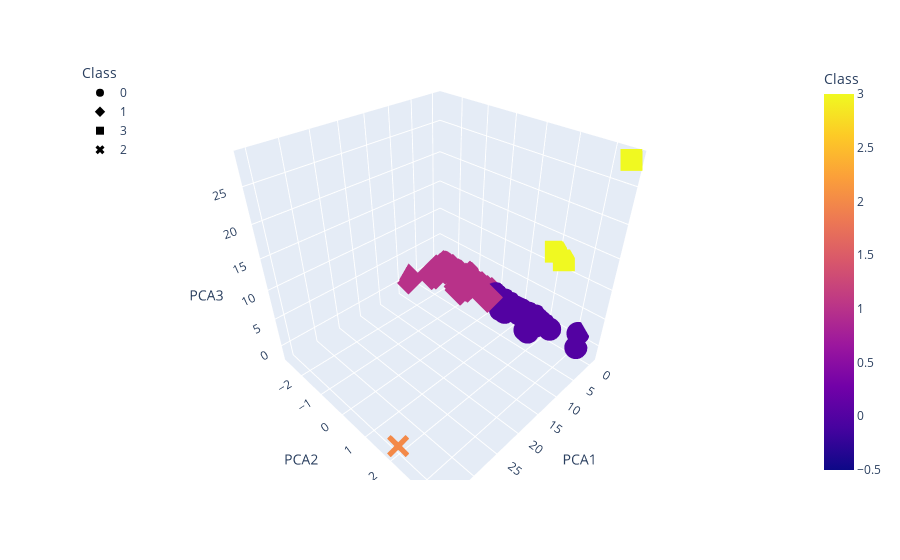

The notebook cell saved with this chart:
### Markdown cell above
### Visualizing Results

#### 3D-Scatter with Clusters

### Code cell
# Create a 3D-Scatter with the PCA data and the clusters
fig = px.scatter_3d(
    pcs_df,
    x="PCA1",
    y="PCA2",
    z="PCA3",
    color="Class",
    symbol="Class",
    width=800,
)
fig.update_layout(legend=dict(x=0, y=1))
fig.show()

### Figure 1 — Plotly figure (JSON) as saved in the notebook; plotly's stock layout.template omitted (floating-point values rounded to 4 significant figures; data arrays with more than 128 entries replaced by an {"elided": "..."} marker saying what was removed)
{"data": [{"hovertemplate": "Class=%{marker.color}<br>PCA1=%{x}<br>PCA2=%{y}<br>PCA3=%{z}<extra></extra>", "legendgroup": "0", "marker": {"color": {"elided": "315 int values"}, "coloraxis": "coloraxis", "symbol": "circle"}, "mode": "markers", "name": "0", "scene": "scene", "showlegend": true, "type": "scatter3d", "x": {"elided": "315 float values"}, "y": {"elided": "315 float values"}, "z": {"elided": "315 float values"}}, {"hovertemplate": "Class=%{marker.color}<br>PCA1=%{x}<br>PCA2=%{y}<br>PCA3=%{z}<extra></extra>", "legendgroup": "1", "marker": {"color": {"elided": "259 int values"}, "coloraxis": "coloraxis", "symbol": "diamond"}, "mode": "markers", "name": "1", "scene": "scene", "showlegend": true, "type": "scatter3d", "x": {"elided": "259 float values"}, "y": {"elided": "259 float values"}, "z": {"elided": "259 float values"}}, {"hovertemplate": "Class=%{marker.color}<br>PCA1=%{x}<br>PCA2=%{y}<br>PCA3=%{z}<extra></extra>", "legendgroup": "3", "marker": {"color": [3, 3, 3], "coloraxis": "coloraxis", "symbol": "square"}, "mode": "markers", "name": "3", "scene": "scene", "showlegend": true, "type": "scatter3d", "x": [-0.4698, -0.3785, -0.3766], "y": [2.252, 3.528, 1.971], "z": [11.97, 28.39, 12.79]}, {"hovertemplate": "Class=%{marker.color}<br>PCA1=%{x}<br>PCA2=%{y}<br>PCA3=%{z}<extra></extra>", "legendgroup": "2", "marker": {"color": [2], "coloraxis": "coloraxis", "symbol": "x"}, "mode": "markers", "name": "2", "scene": "scene", "showlegend": true, "type": "scatter3d", "x": [35.51], "y": [2.081], "z": [-0.4041]}], "layout": {"autosize": true, "coloraxis": {"colorbar": {"title": {"text": "Class"}}, "colorscale": [[0, "#0d0887"], [0.1111, "#46039f"], [0.2222, "#7201a8"], [0.3333, "#9c179e"], [0.4444, "#bd3786"], [0.5556, "#d8576b"], [0.6667, "#ed7953"], [0.7778, "#fb9f3a"], [0.8889, "#fdca26"], [1, "#f0f921"]]}, "legend": {"title": {"text": "Class"}, "tracegroupgap": 0, "x": 0, "y": 1}, "margin": {"t": 60}, "scene": {"aspectmode": "auto", "aspectratio": {"x": 1, "y": 1, "z": 1}, "camera": {"center": {"x": 0, "y": 0, "z": 0}, "eye": {"x": 1.169, "y": 1.169, "z": 1.169}, "projection": {"type": "perspective"}, "up": {"x": 0, "y": 0, "z": 1}}, "domain": {"x": [0, 1], "y": [0, 1]}, "xaxis": {"title": {"text": "PCA1"}, "type": "linear"}, "yaxis": {"title": {"text": "PCA2"}, "type": "linear"}, "zaxis": {"title": {"text": "PCA3"}, "type": "linear"}}}}
